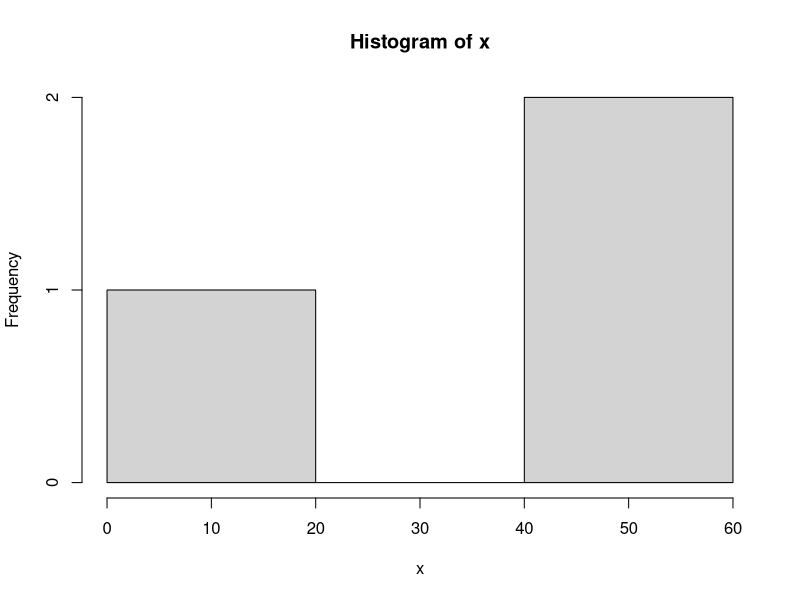

This figure's R source:
scan(nmax = 10)

?setwd()
x<-c (12,55,47)
names(x)
sort(x)
var(x)
?var
seq(1,5,0.5)
seq(length=9,from=1,to=5)
order(x)
hist(x)
?pie(x)
?ls.str()
1:10-1
1:(10-1)
x<-c(1:6,2,3)
x
?diag(x)
